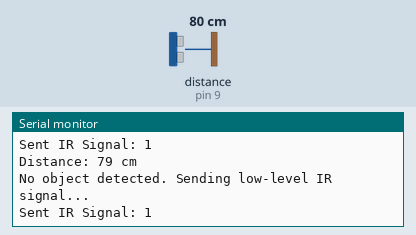
Bench run of a sketch on a simulated Arduino Uno, built with avr-gcc and run on an emulated ATmega328P. Parts: the last lines printed to the serial monitor. Wiring (inferred from the names in the program): ultrasonic range finder: trigger pin 8; echo pin 9. Inputs (shaded band) come from the test bench; at power-on: distance to the obstacle (sensor on pin 9) 80 cm. The echo pulse lasts 58.3 µs per cm.

Above: at 1.4 s.
1.5 s: distance to the obstacle (sensor on pin 9) set to 2 cm
At 2.2 s:
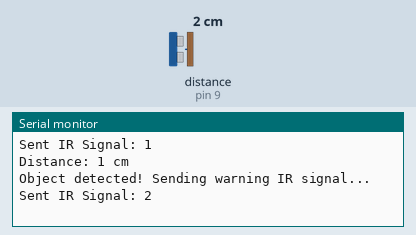
3.8 s: distance to the obstacle (sensor on pin 9) set to 120 cm
At 4.5 s:
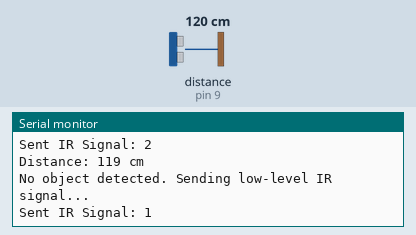
Timing chart, 0 to 6.8 s (numbered marks = the images above; inputs shaded):
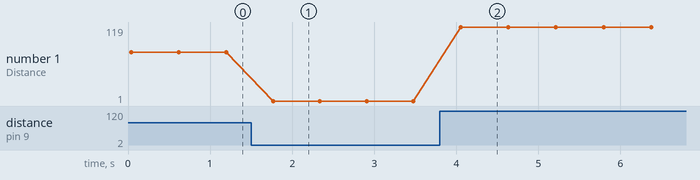

Measured:
- after the input at 1.5 s, the serial monitor: prints a new line after 0.27 s (image 1)
- after the input at 3.8 s, the serial monitor: prints a new line after 0.25 s (image 2)
- plotted number 1: 1 → 119 after the input at 3.8 s

The sketch:

truyen.ino
```cpp
#include <IRremote.hpp>  // Thư viện IRremote

const int TRIGGER_PIN = 8;   // Chân Trigger của cảm biến siêu âm
const int ECHO_PIN = 9;      // Chân Echo của cảm biến siêu âm
const int IR_SEND_PIN = 3;   // Chân gửi tín hiệu IR
const int DISTANCE_THRESHOLD = 10; // Ngưỡng khoảng cách (cm) để gửi tín hiệu IR


void setup() {
  Serial.begin(9600);         // Khởi tạo giao tiếp Serial
  IrSender.begin(IR_SEND_PIN); // Khởi tạo module IR tại chân IR_SEND_PIN
  pinMode(TRIGGER_PIN, OUTPUT); // Chân Trigger là output
  pinMode(ECHO_PIN, INPUT);    // Chân Echo là input
  Serial.println("Ultrasonic Sensor + IR System Started");
}

void loop() {
  // Gọi hàm để đọc khoảng cách từ cảm biến siêu âm
  long distance = readUltrasonicDistance();

  // In khoảng cách ra Serial Monitor
  Serial.print("Distance: ");
  Serial.print(distance);
  Serial.println(" cm");

  // Chọn mã tín hiệu IR dựa trên khoảng cách
  unsigned long signalCode;
  if (distance < DISTANCE_THRESHOLD) {
    signalCode = 2;  // Gửi tín hiệu cảnh báo khi khoảng cách nhỏ hơn ngưỡng
    Serial.println("Object detected! Sending warning IR signal...");
  } else {
    signalCode = 1;  // Gửi tín hiệu khi không có vật thể gần
    Serial.println("No object detected. Sending low-level IR signal...");
  }

  // Gửi tín hiệu IR
  IrSender.sendRC5(signalCode, 8);  // Gửi mã tín hiệu IR với 8 bit
  Serial.print("Sent IR Signal: ");
  Serial.println(signalCode, HEX);

  delay(500);  // Tạm dừng 500ms trước khi tiếp tục vòng lặp
}

// Hàm đọc khoảng cách từ cảm biến siêu âm
long readUltrasonicDistance() {
  digitalWrite(TRIGGER_PIN, LOW);  // Đảm bảo Trigger là LOW trước khi phát tín hiệu
  delayMicroseconds(2);            // Đợi một chút để đảm bảo ổn định

  digitalWrite(TRIGGER_PIN, HIGH); // Kích hoạt cảm biến (phát sóng)
  delayMicroseconds(10);           // Phát sóng trong 10 micro giây
  digitalWrite(TRIGGER_PIN, LOW);  // Tắt Trigger

  // Đo thời gian nhận sóng phản xạ từ vật thể (Echo)
  long duration = pulseIn(ECHO_PIN, HIGH);

  // Tính toán khoảng cách theo công thức: distance = (time * speed_of_sound) / 2
  // Với tốc độ âm thanh ~ 343m/s, tương đương 0.0343 cm/us
  long distance = duration * 0.0343 / 2;

  return distance;
}
```
